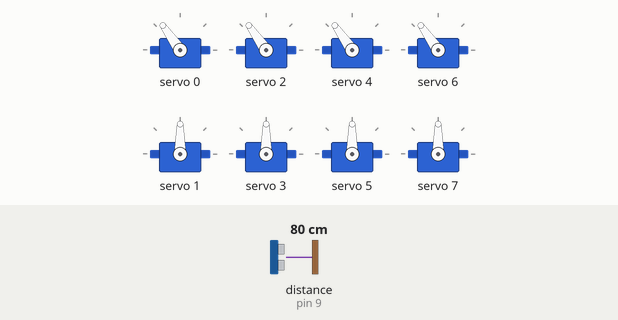
Bench run of a sketch on a simulated Arduino Uno, built with avr-gcc and run on an emulated ATmega328P. Parts: 8 × servo. Wiring (inferred from the names in the program): ultrasonic range finder: trigger pin 8; echo pin 9. Inputs (shaded band) come from the test bench; at power-on: distance to the obstacle (sensor on pin 9) 80 cm. The echo pulse lasts 58.3 µs per cm; what the sketch prints to the serial monitor is not drawn.

Above: at 0.1 s.
At 1.7 s:
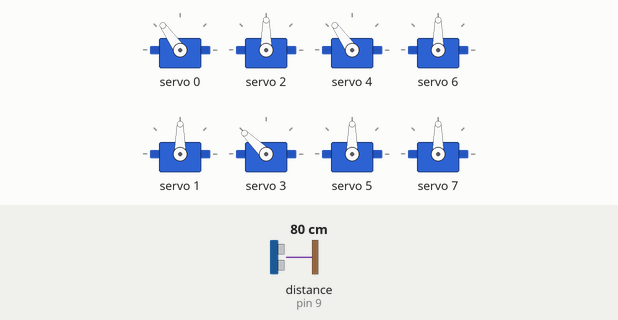
1.8 s: distance to the obstacle (sensor on pin 9) set to 2 cm
At 5.1 s:
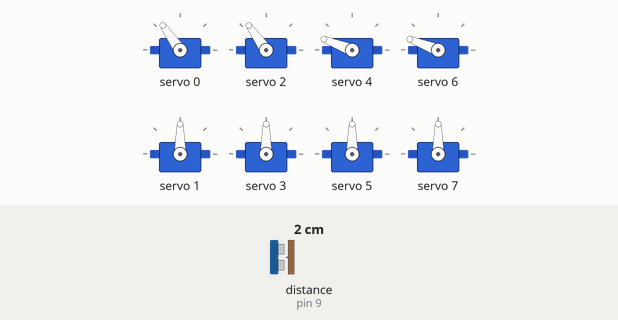
Timing chart, 0 to 16.8 s (numbered marks = the images above; inputs shaded):
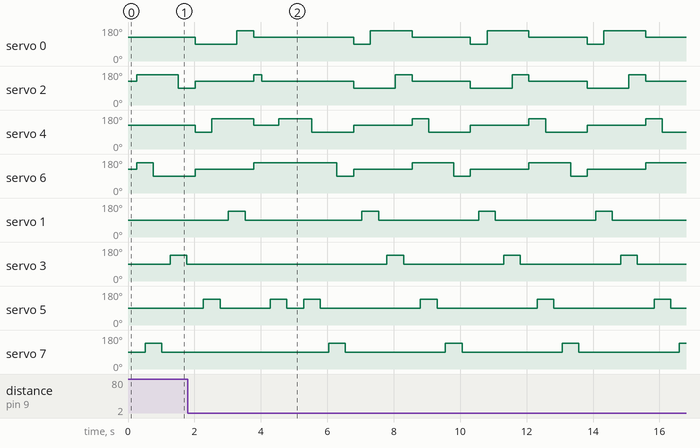

Measured:
- by itself, servo 3, servo 7: alternates 136° for 0.50 s and 90° for 3.0 s

The sketch:

walk_creepgate.ino
```cpp
#include <Wire.h>
#include <Adafruit_PWMServoDriver.h>

#define trigPin 8
#define echoPin 9

Adafruit_PWMServoDriver pwm = Adafruit_PWMServoDriver();

#define SERVOMIN 230  //0 deg 150:600
#define SERVOMAX 520  //180 deg -> 375 = 90 deg, 263 = 45 deg
#define N 250  //2000
#define M 1000

#define UP 105
#define DOWN 45

float Duration = 0;
float Distance = 0;

// サーボ番号（例：偶数=hip、奇数=knee）
int FL_HIP = 0, FL_KNEE = 1;
int FR_HIP = 2, FR_KNEE = 3;
int BL_HIP = 4, BL_KNEE = 5;
int BR_HIP = 6, BR_KNEE = 7;

int count = 0;

void servo_write(int n, int ang) {
  ang = constrain(ang, 0, 180);
  int pulse = map(ang, 0, 180, SERVOMIN, SERVOMAX);
  pwm.setPWM(n, 0, pulse);
}

void setup() {
  Serial.begin(9600);
  pinMode(echoPin, INPUT);
  pinMode(trigPin, OUTPUT);
  pwm.begin();
  pwm.setPWMFreq(50);

  for (int i = 0; i < 8; i += 2) {
    servo_write(i, 90);  // 初期中央
  }
  for (int i = 1; i < 8; i += 2) {
    servo_write(i, DOWN);
  }
  delay(N);
  servo_write(2, 135);
  servo_write(6, 135);
  delay(N);
}
/**/


void measure_distance() {
  digitalWrite(trigPin, LOW); delayMicroseconds(2);
  digitalWrite(trigPin, HIGH); delayMicroseconds(10);
  digitalWrite(trigPin, LOW);

  Duration = pulseIn(echoPin, HIGH) / 2;
  Distance = Duration * 340 * 100 / 1000000;

  Serial.println(String("距離: ") + Distance + " cm");
}

// 足を前に出す（ステップ動作）
void step_R(int hip, int knee) {
  servo_write(knee, UP);       // 持ち上げる
  delay(N);
  servo_write(hip, 45);        // 前に出す（+90°）

  delay(N);
  servo_write(knee, DOWN);        // 下ろす
  delay(N);
}


void step_L(int hip, int knee) {
  servo_write(knee, UP);       // 持ち上げる
  delay(N);
  servo_write(hip, 135);        // 前に出す（+90°）
  delay(N);
  servo_write(knee, DOWN);        // 下ろす
  delay(N);
}


void body_shift_forward_1() {
  servo_write(FR_HIP, 90);
  servo_write(BR_HIP, 90);
  servo_write(FL_HIP, 45);
  servo_write(BL_HIP, 45);
  delay(N);
}

void body_shift_forward_2() {
  servo_write(FR_HIP, 135);
  servo_write(BR_HIP, 135);
  servo_write(FL_HIP, 90);
  servo_write(BL_HIP, 90);
  delay(N);
}


void creep_cycle() {
  step_R(BR_HIP, BR_KNEE);
  step_R(FR_HIP, FR_KNEE);
  body_shift_forward_1();
  step_L(BL_HIP, BL_KNEE);
  step_L(FL_HIP, FL_KNEE);
  body_shift_forward_2();
}

void turn_right_90_degrees(){
  // サーボ番号（例：偶数=hip、奇数=knee）
  FL_HIP = 2, FL_KNEE = 3;
  FR_HIP = 6, FR_KNEE = 7;
  BL_HIP = 0, BL_KNEE = 1;
  BR_HIP = 4, BR_KNEE = 5;

  servo_write(FL_HIP, 90);
  delay(N);
  //BR
  servo_write(BR_KNEE, UP);       // 持ち上げる
  delay(N);
  servo_write(BR_HIP, 135);        // 前に出す（+45°）
  delay(N);
  servo_write(BR_KNEE, DOWN);        // 下ろす
  delay(N);

}

void reset(){
  servo_write(FL_HIP, 135);
  delay(N);
  //BL
  servo_write(BR_KNEE, UP);       // 持ち上げる
  delay(N);
  servo_write(BR_HIP, 90);        // 前に出す（+45°）
  delay(N);
  servo_write(BR_KNEE, DOWN);        // 下ろす
  delay(N);

  FL_HIP = 0, FL_KNEE = 1;
  FR_HIP = 2, FR_KNEE = 3;
  BL_HIP = 4, BL_KNEE = 5;
  BR_HIP = 6, BR_KNEE = 7;
}


void loop() {
  measure_distance();
  if (Distance >= 30) {
    creep_cycle();
    if (count == 1){
      for(int i = 0; i < 2; i++ ){
        creep_cycle();
      }
      reset();
      count = 0;
    }
  } else {
    turn_right_90_degrees();
    Serial.println("座標入れ替え");
    delay(N);
    count = 1;
    measure_distance();
    while(Distance <= 30){
      creep_cycle();
      measure_distance();
    }
  }

}
```
